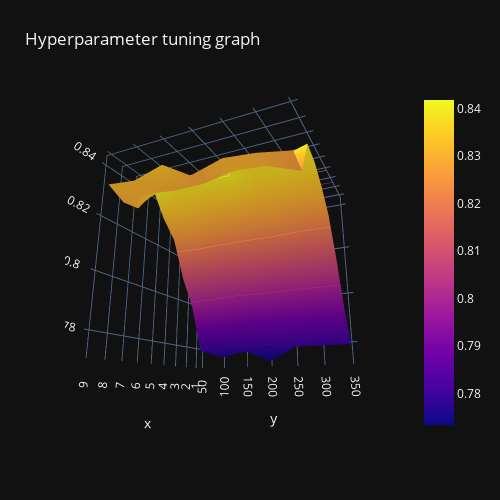

Source (notebook cell):
### Code cell
data = np.zeros((len(n_estimators_s), len(max_depth_s)))

for i, n_estimators in enumerate(n_estimators_s):
	for j, max_depth in enumerate(max_depth_s):
		data[i, j] = results[(n_estimators, max_depth)]

z_data = pd.DataFrame(data)

import plotly.graph_objects as go

fig = go.Figure(data=[go.Surface(x=list(max_depth_s), y=list(n_estimators_s), z=z_data)])
fig.update_traces(contours_z=dict(show=True, usecolormap=True,
								  highlightcolor="limegreen", project_z=True))
fig.update_layout(title=dict(text='Hyperparameter tuning graph'), autosize=False,
				  scene_camera_eye=dict(x=1.87, y=0.88, z=-0.64),
				  width=500, height=500,
				  margin=dict(l=65, r=50, b=65, t=90)
				  )

fig.show()

### Figure 1 — Plotly figure (JSON) as saved in the notebook; plotly's stock layout.template omitted (floating-point values rounded to 4 significant figures)
{"data": [{"x": [1, 2, 3, 4, 5, 6, 7, 8, 9], "y": [50, 100, 150, 200, 250, 300, 350], "z": [[0.7789, 0.798, 0.8092, 0.8249, 0.8317, 0.8418, 0.8294, 0.8283, 0.8317], [0.7756, 0.798, 0.8092, 0.8261, 0.8328, 0.8373, 0.8384, 0.8294, 0.8305], [0.7778, 0.7935, 0.807, 0.8249, 0.8317, 0.8384, 0.8384, 0.8283, 0.8339], [0.7733, 0.7935, 0.8092, 0.8238, 0.8328, 0.8406, 0.8395, 0.8283, 0.8272], [0.7789, 0.7913, 0.8081, 0.8249, 0.8317, 0.8361, 0.8384, 0.8305, 0.8305], [0.7789, 0.7913, 0.8081, 0.8227, 0.8317, 0.8373, 0.8362, 0.8294, 0.8294], [0.7789, 0.7913, 0.8092, 0.8238, 0.8317, 0.8373, 0.8395, 0.8249, 0.8272]], "type": "surface", "contours": {"z": {"project": {"z": true}, "highlightcolor": "limegreen", "show": true, "usecolormap": true}}}], "layout": {"title": {"text": "Hyperparameter tuning graph"}, "scene": {"camera": {"eye": {"x": 1.87, "y": 0.88, "z": -0.64}}}, "margin": {"l": 65, "r": 50, "b": 65, "t": 90}, "autosize": false, "width": 500, "height": 500}}
